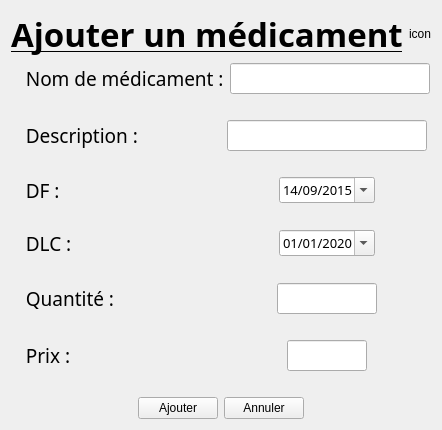
      <widget class="QWidget" name="ajout_medicament">
       <layout class="QGridLayout" name="gridLayout_5">
        <item row="0" column="0">
         <layout class="QVBoxLayout" name="verticalLayout_34">
          <item>
           <layout class="QHBoxLayout" name="horizontalLayout_35">
            <item alignment="Qt::AlignHCenter">
             <widget class="QLabel" name="label_21">
              <property name="minimumSize">
               <size>
                <width>0</width>
                <height>33</height>
               </size>
              </property>
              <property name="font">
               <font>
                <family>Quicksand SemiBold</family>
                <pointsize>25</pointsize>
                <weight>75</weight>
                <bold>true</bold>
                <underline>true</underline>
               </font>
              </property>
              <property name="styleSheet">
               <string notr="true"/>
              </property>
              <property name="text">
               <string>Ajouter un médicament</string>
              </property>
             </widget>
            </item>
            <item alignment="Qt::AlignRight">
             <widget class="QLabel" name="icon_med">
              <property name="text">
               <string>icon</string>
              </property>
             </widget>
            </item>
           </layout>
          </item>
          <item>
           <layout class="QHBoxLayout" name="horizontalLayout_36">
            <item>
             <widget class="QLabel" name="label_28">
              <property name="font">
               <font>
                <family>Quicksand SemiBold</family>
                <pointsize>14</pointsize>
               </font>
              </property>
              <property name="text">
               <string>   Nom de médicament :</string>
              </property>
             </widget>
            </item>
            <item alignment="Qt::AlignHCenter">
             <widget class="QLineEdit" name="nom_med">
              <property name="minimumSize">
               <size>
                <width>200</width>
                <height>0</height>
               </size>
              </property>
              <property name="font">
               <font>
                <family>Quicksand SemiBold</family>
                <pointsize>12</pointsize>
               </font>
              </property>
             </widget>
            </item>
           </layout>
          </item>
          <item>
           <spacer name="horizontalSpacer_45">
            <property name="orientation">
             <enum>Qt::Horizontal</enum>
            </property>
            <property name="sizeHint" stdset="0">
             <size>
              <width>40</width>
              <height>20</height>
             </size>
            </property>
           </spacer>
          </item>
          <item>
           <layout class="QHBoxLayout" name="horizontalLayout_37">
            <item>
             <widget class="QLabel" name="label_29">
              <property name="font">
               <font>
                <family>Quicksand SemiBold</family>
                <pointsize>14</pointsize>
               </font>
              </property>
              <property name="text">
               <string>   Description : </string>
              </property>
             </widget>
            </item>
            <item alignment="Qt::AlignHCenter">
             <widget class="QLineEdit" name="description">
              <property name="minimumSize">
               <size>
                <width>200</width>
                <height>0</height>
               </size>
              </property>
              <property name="font">
               <font>
                <family>Quicksand SemiBold</family>
                <pointsize>12</pointsize>
               </font>
              </property>
             </widget>
            </item>
           </layout>
          </item>
          <item>
           <spacer name="horizontalSpacer_46">
            <property name="orientation">
             <enum>Qt::Horizontal</enum>
            </property>
            <property name="sizeHint" stdset="0">
             <size>
              <width>40</width>
              <height>20</height>
             </size>
            </property>
           </spacer>
          </item>
          <item>
           <layout class="QHBoxLayout" name="horizontalLayout_38">
            <item>
             <widget class="QLabel" name="label_30">
              <property name="font">
               <font>
                <family>Quicksand SemiBold</family>
                <pointsize>14</pointsize>
               </font>
              </property>
              <property name="text">
               <string>   DF :</string>
              </property>
             </widget>
            </item>
            <item alignment="Qt::AlignHCenter">
             <widget class="QDateEdit" name="dateEdit_DF">
              <property name="font">
               <font>
                <family>Quicksand SemiBold</family>
                <pointsize>10</pointsize>
               </font>
              </property>
              <property name="styleSheet">
               <string notr="true">  QCalendarWidget QAbstractItemView:enabled 
  {
  	font-size:10px;  
  	color: rgb(180, 180, 180);  
  	background-color: #00446c;  
  	selection-background-color:rgb(217, 217, 217); 
  	selection-color:rgb(0, 0, 0); 
  }</string>
              </property>
              <property name="maximumDate">
               <date>
                <year>2020</year>
                <month>11</month>
                <day>11</day>
               </date>
              </property>
              <property name="minimumDate">
               <date>
                <year>2015</year>
                <month>9</month>
                <day>14</day>
               </date>
              </property>
              <property name="displayFormat">
               <string>dd/MM/yyyy</string>
              </property>
              <property name="calendarPopup">
               <bool>true</bool>
              </property>
             </widget>
            </item>
           </layout>
          </item>
          <item>
           <spacer name="horizontalSpacer_47">
            <property name="orientation">
             <enum>Qt::Horizontal</enum>
            </property>
            <property name="sizeHint" stdset="0">
             <size>
              <width>40</width>
              <height>20</height>
             </size>
            </property>
           </spacer>
          </item>
          <item>
           <layout class="QHBoxLayout" name="horizontalLayout_39">
            <item>
             <widget class="QLabel" name="label_31">
              <property name="font">
               <font>
                <family>Quicksand SemiBold</family>
                <pointsize>14</pointsize>
               </font>
              </property>
              <property name="text">
               <string>   DLC :</string>
              </property>
             </widget>
            </item>
            <item alignment="Qt::AlignHCenter">
             <widget class="QDateEdit" name="dateEdit_DLC">
              <property name="font">
               <font>
                <family>Quicksand SemiBold</family>
                <pointsize>10</pointsize>
               </font>
              </property>
              <property name="styleSheet">
               <string notr="true">  QCalendarWidget QAbstractItemView:enabled 
  {
  	font-size:10px;  
  	color: rgb(180, 180, 180);  
  	background-color: #00446c;  
  	selection-background-color:rgb(217, 217, 217); 
  	selection-color:rgb(0, 0, 0); 
  }</string>
              </property>
              <property name="maximumDate">
               <date>
                <year>2040</year>
                <month>12</month>
                <day>31</day>
               </date>
              </property>
              <property name="minimumDate">
               <date>
                <year>2020</year>
                <month>1</month>
                <day>1</day>
               </date>
              </property>
              <property name="displayFormat">
               <string>dd/MM/yyyy</string>
              </property>
              <property name="calendarPopup">
               <bool>true</bool>
              </property>
             </widget>
            </item>
           </layout>
          </item>
          <item>
           <spacer name="horizontalSpacer_48">
            <property name="orientation">
             <enum>Qt::Horizontal</enum>
            </property>
            <property name="sizeHint" stdset="0">
             <size>
              <width>40</width>
              <height>20</height>
             </size>
            </property>
           </spacer>
          </item>
          <item>
           <layout class="QHBoxLayout" name="horizontalLayout_40">
            <item>
             <widget class="QLabel" name="label_32">
              <property name="font">
               <font>
                <family>Quicksand SemiBold</family>
                <pointsize>14</pointsize>
               </font>
              </property>
              <property name="text">
               <string>   Quantité :</string>
              </property>
             </widget>
            </item>
            <item alignment="Qt::AlignHCenter">
             <widget class="QLineEdit" name="quantite">
              <property name="minimumSize">
               <size>
                <width>100</width>
                <height>0</height>
               </size>
              </property>
              <property name="maximumSize">
               <size>
                <width>80</width>
                <height>16777215</height>
               </size>
              </property>
              <property name="font">
               <font>
                <family>Quicksand SemiBold</family>
                <pointsize>12</pointsize>
               </font>
              </property>
             </widget>
            </item>
           </layout>
          </item>
          <item>
           <spacer name="horizontalSpacer_49">
            <property name="orientation">
             <enum>Qt::Horizontal</enum>
            </property>
            <property name="sizeHint" stdset="0">
             <size>
              <width>40</width>
              <height>20</height>
             </size>
            </property>
           </spacer>
          </item>
          <item>
           <layout class="QHBoxLayout" name="horizontalLayout_41">
            <item>
             <widget class="QLabel" name="label_33">
              <property name="font">
               <font>
                <family>Quicksand SemiBold</family>
                <pointsize>14</pointsize>
               </font>
              </property>
              <property name="text">
               <string>   Prix :</string>
              </property>
             </widget>
            </item>
            <item alignment="Qt::AlignHCenter">
             <widget class="QLineEdit" name="prix">
              <property name="maximumSize">
               <size>
                <width>80</width>
                <height>16777215</height>
               </size>
              </property>
              <property name="sizeIncrement">
               <size>
                <width>0</width>
                <height>25</height>
               </size>
              </property>
              <property name="font">
               <font>
                <family>Quicksand SemiBold</family>
                <pointsize>12</pointsize>
               </font>
              </property>
             </widget>
            </item>
           </layout>
          </item>
          <item>
           <spacer name="horizontalSpacer_32">
            <property name="orientation">
             <enum>Qt::Horizontal</enum>
            </property>
            <property name="sizeHint" stdset="0">
             <size>
              <width>40</width>
              <height>20</height>
             </size>
            </property>
           </spacer>
          </item>
          <item>
           <layout class="QHBoxLayout" name="horizontalLayout_42">
            <item>
             <spacer name="horizontalSpacer_33">
              <property name="orientation">
               <enum>Qt::Horizontal</enum>
              </property>
              <property name="sizeHint" stdset="0">
               <size>
                <width>40</width>
                <height>20</height>
               </size>
              </property>
             </spacer>
            </item>
            <item alignment="Qt::AlignBottom">
             <widget class="QPushButton" name="pushButton_ajouter">
              <property name="cursor">
               <cursorShape>PointingHandCursor</cursorShape>
              </property>
              <property name="text">
               <string>Ajouter</string>
              </property>
             </widget>
            </item>
            <item alignment="Qt::AlignBottom">
             <widget class="QPushButton" name="pushButton_annuler_2">
              <property name="cursor">
               <cursorShape>PointingHandCursor</cursorShape>
              </property>
              <property name="text">
               <string>Annuler</string>
              </property>
             </widget>
            </item>
            <item>
             <spacer name="horizontalSpacer_34">
              <property name="orientation">
               <enum>Qt::Horizontal</enum>
              </property>
              <property name="sizeHint" stdset="0">
               <size>
                <width>40</width>
                <height>20</height>
               </size>
              </property>
             </spacer>
            </item>
           </layout>
          </item>
         </layout>
        </item>
       </layout>
      </widget>
